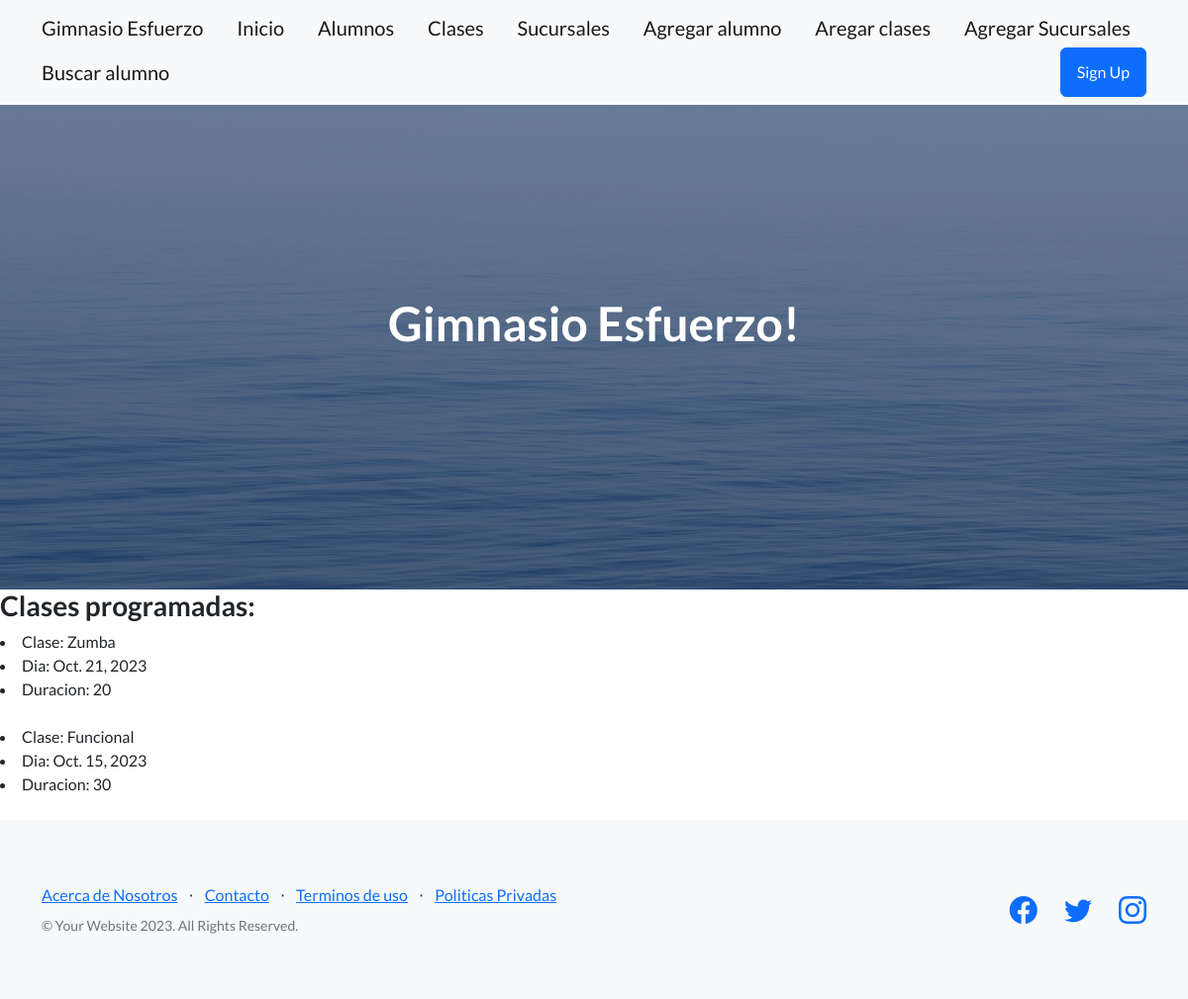
The app's page /AppGimnasio/clases/, older data.
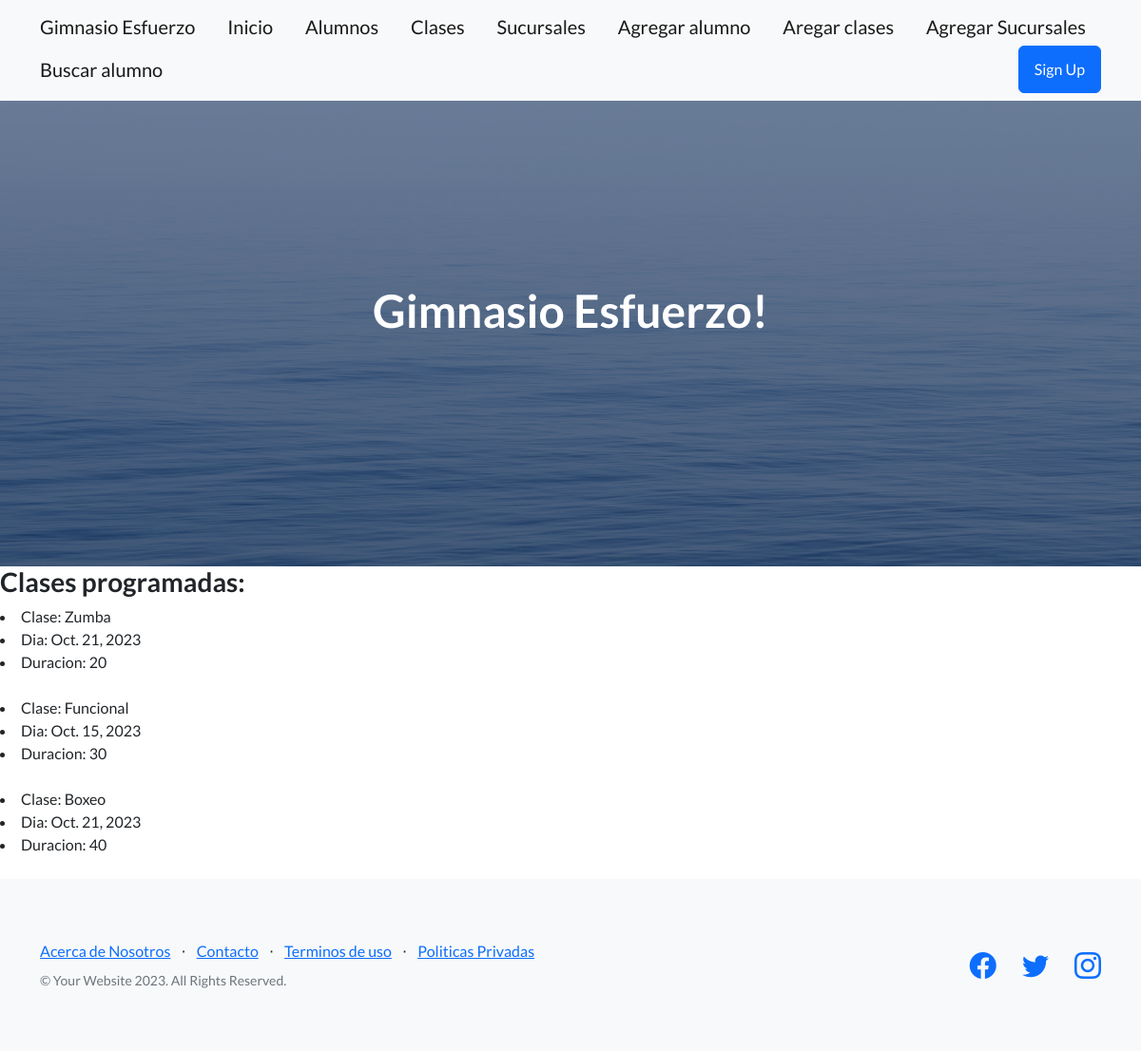
The same page, newer data.
### AppGimnasio/models.py (models this page shows)
class Clase(models.Model):
    clase = models.CharField(max_length=40)
    dia = models.DateField()
    tiempo = models.IntegerField()

### AppGimnasio/views.py (the view)
# urls.py: path('clases/', views.clases, name = "Clases"),
def clases(request):
    clases = Clase.objects.all()
    return render(request, "AppGimnasio/clases.html",{"clases":clases})

### AppGimnasio/templates/AppGimnasio/clases.html
{% extends "AppGimnasio/padre.html" %}
{% load static %}
{% block Cambia %}
<h3> Clases programadas:  </h3>
{% for clase in clases %}
      <li> Clase: {{clase.clase}}</li>
      <li> Dia: {{clase.dia}}</li>
      <li> Duracion: {{clase.tiempo}}</li>
      <br>
{% endfor %}
{% endblock %}

Row changes from the older to the newer data that the page shows:
added Clase: clase "Boxeo", dia "Oct. 21, 2023", tiempo "40"
